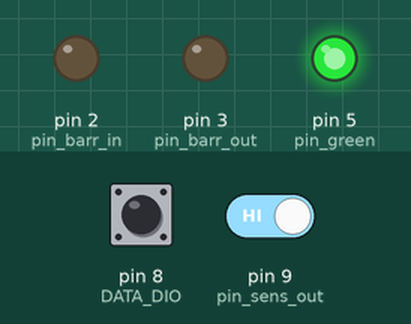
The sketch below on a simulated Arduino Uno, built with avr-gcc and run on an emulated ATmega328P. On the bench: output pins drawn as LEDs (lit = HIGH). The inputs (shaded band) are chosen by the test bench; at power-on: pin 8 (DATA_DIO) HIGH, pin 9 (pin_sens_out) HIGH. Pins used as bus, display or sensor lines are not drawn; what the sketch prints to the serial monitor is not drawn.

Above: at 1.7 s.
1.8 s: pin 8 (DATA_DIO) pulled LOW for 0.15 s
At 1.89 s:
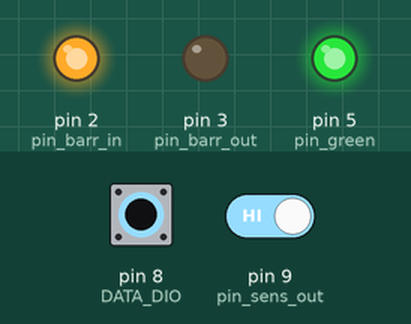
3.4 s: pin 9 (pin_sens_out) driven LOW
At 4.6 s:
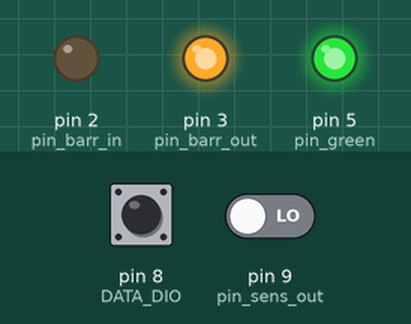
4.9 s: pin 9 (pin_sens_out) driven HIGH
At 5.7 s:
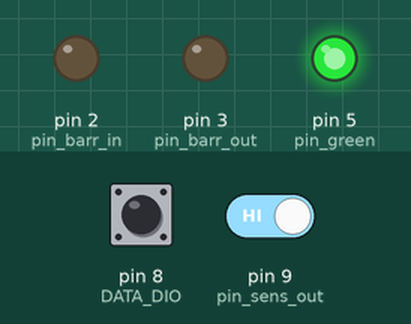
6.4 s: pin 8 (DATA_DIO) pulled LOW for 3.2 s
At 7.0 s:
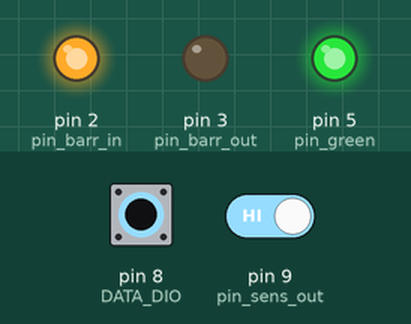
11.1 s: pin 8 (DATA_DIO) pulsed LOW 5 times (0.12 s each, 0.3 s apart)
At 12.9 s:
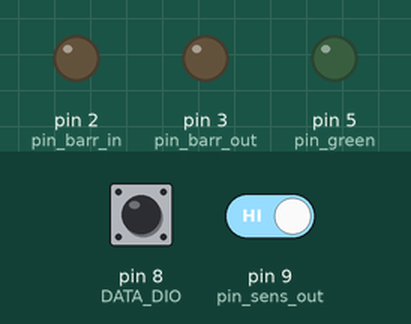
14.1 s: pin 8 (DATA_DIO) driven LOW and pin 9 (pin_sens_out) driven LOW
At 14.5 s:
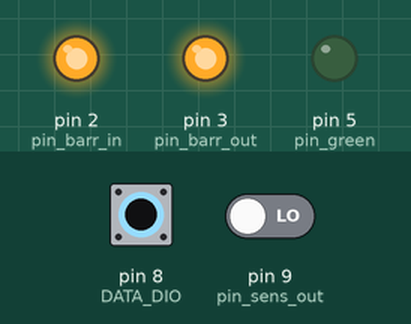
Timing chart, 0 to 16.6 s (numbered marks = the images above; inputs shaded):
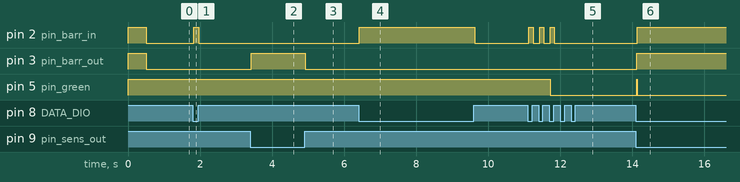

Measured:
- after the input at 1.8 s, pin 2 (pin_barr_in): LOW → HIGH at once, → LOW 0.15 s later
- after the input at 3.4 s, pin 3 (pin_barr_out): LOW → HIGH at once
- after the input at 4.9 s, pin 3 (pin_barr_out): HIGH → LOW at once
- after the input at 6.4 s, pin 2 (pin_barr_in): LOW → HIGH at once, → LOW 3.2 s later
- after the input at 11.1 s, pin 2 (pin_barr_in): alternates HIGH for 0.12 s and LOW for 0.18 s, 6 changes in all, then stays LOW, starting at once; pin 5 (pin_green): HIGH → LOW after 0.61 s
- after the input at 14.1 s, pin 2 (pin_barr_in), pin 3 (pin_barr_out): LOW → HIGH at once; pin 5 (pin_green): LOW → HIGH at once, → LOW 0.01 s later

The sketch:

LAB03A_T09_G06_AlbertoSantos_FabioMorais.ino
```cpp
/////////////////////////////////////////////////
// Sistemas e Automação                        //
// (C) FEUP paco@fe.up.pt and asousa@fe.up.pt  //
/////////////////////////////////////////////////

#include "sa.h"
#include <TimerOne.h>


// Define 8 global timers
const int total_timers  = 8;
timer_t timer[total_timers];

// To be updated by read_inputs at start of cycle - do not touch
byte sens_in;
byte sens_out;

// To be updated by write_outputs at end of cycle - do not touch
byte sign_red;
byte sign_green;
byte barr_in;
byte barr_out;


// Input PINs =====> Rectify with your own pins if needed
const int pin_sens_in   = 8;
const int pin_sens_out  = 9;

// OUTPUT PINs =====> Rectify with your own pins if needed
const int pin_green    = 5;
const int pin_red      = 4;
const int pin_barr_in  = 2;
const int pin_barr_out = 3;


// Global Variables, define additional global vars below
byte state0;
byte state1;
byte state2;
byte state3;
int  carro;
int cap = 4;        // CAPACIDADE DO PARQUE


// Run Once After Reset or PowerUp (to setup hardware, etc)
void setup()
{
  // Serial Port Speed
  Serial.begin(115200);

  // Init message
  Serial.println("(C)FEUP S&A - start init");


  // Define Input and Output Pins
  pinMode(pin_green, OUTPUT);
  pinMode(pin_red, OUTPUT);
  pinMode(pin_barr_in, OUTPUT);
  pinMode(pin_barr_out, OUTPUT);
  pinMode(pin_sens_in, INPUT_PULLUP);
  pinMode(pin_sens_out, INPUT_PULLUP);

  digitalWrite(pin_green, HIGH);
  digitalWrite(pin_red, HIGH);
  digitalWrite(pin_barr_in, HIGH);
  digitalWrite(pin_barr_out, HIGH);

  delay(500);    // Leave POST for half a second

  // Setup Timers
  timer[0].p = 20; // 2 seconds
  start_timer(timer[0]);
  timer[1].p = 50; // 5 seconds
  start_timer(timer[1]);


  digitalWrite(pin_green, LOW);
  digitalWrite(pin_red, LOW);
  digitalWrite(pin_barr_in, LOW);
  digitalWrite(pin_barr_out, LOW);


  Serial.println("Init Done...");

  state0 = 1;
  state2 = 1;
  carro  = 0;

} // End of Setup


// Update timers at start of cycle - do not touch
void refresh_timers(void)
{
 byte i;
 for(i = 0; i < total_timers; i++)
   refresh_timer(timer[i]);
} // End of refresh_timers()


// Read from pins to positive “Image_Variables” - do not touch
void read_inputs(void)
{
  if (digitalRead(pin_sens_in )==LOW) sens_in  = 1; else sens_in  = 0;
  if (digitalRead(pin_sens_out)==LOW) sens_out = 1; else sens_out = 0;
} // End of read_inputs()


// Write to pins from “Image_Variables” - do not touch
void write_outputs(void)
{
  digitalWrite(pin_green, sign_green);
  digitalWrite(pin_red, sign_red);
  digitalWrite(pin_barr_in, barr_in);
  digitalWrite(pin_barr_out, barr_out);
} // End of write_inputs


// Global Variables for Shield and S&A stuff - do not touch
long previousMicros = 0;

// Arduino Loop - do not touch
void loop()
{
  unsigned long currentMicros = micros();
  if(currentMicros - previousMicros > 10000) {   // 10 ms

    previousMicros = currentMicros;

    refresh_timers();
    read_inputs();

    loop_10ms();

    write_outputs();
  }
} // End of Arduino loop


///////////////////////////////////////////////////
///////                                     ///////
///////   Write Your Code below this line   ///////
///////                                     ///////
///////////////////////////////////////////////////


// Loop where you should write your state machine code, etc
void loop_10ms(void)
{
  // Calculate Outputs
  sign_red   = (carro  == cap);   // CAP- CAPACIDADE DO PARQUE
  sign_green = (carro  <  cap);
  barr_in    = (state1 == 1);
  barr_out   = (state3 == 1);

//Alinea A
  // Debug – print states and variables, change as you wish!
  Serial.println( " St0:"    + ((String) state0) +" St1:"   + ((String) state1)    + " St2:"    + ((String) state2) +  " St3:"    + ((String) state3) +
                  " Sens:" + ((String) sens_in  ) + ((String) sens_out ) +
                  " Sign:" + ((String) sign_green) + ((String) sign_red) +
                  " Barr:" + ((String) barr_in)   + ((String) barr_out));
   Serial.println(carro);
if((state0)&&(sens_in)&&carro<cap){     // ESTADOS DE ENTRADA- STAND BY,          CARRO> CAP, NAO PERMITE MAIS QUE A LOTAÇAO DO PARQUE
  state0=0;
  state1=1;
  carro+=1; // COUNT UP
}
if((state1)&&(!sens_in)){               //ESTADOS DE ENTRADA
  state1=0;
  state0=1;
}
if((state2)&&(sens_out)&&carro>0){      // ESTADO DE SAIDA- STAND BY,      CARRO>0, NAO PERMITE "CARROS" NEGATIVOS
  state2=0;
  state3=1;
  carro-=1; // COUNT DOWN
}
if((state3)&&(!sens_out)){            // ESTADO DE SAIDA
  state3=0;
  state2=1;
}
  // Debug – print states and variables, change as you wish!
  Serial.println( " St0:"    + ((String) state0) +" St1:"   + ((String) state1)    + " St2:"    + ((String) state2) +  " St3:"    + ((String) state3) +
                  " Sens:" + ((String) sens_in  ) + ((String) sens_out ) +
                  " Sign:" + ((String) sign_green) + ((String) sign_red) +
                  " Barr:" + ((String) barr_in)   + ((String) barr_out));
   Serial.println(carro);
} // End of loop_10ms
```

sa.h
```cpp
#ifndef sa_h
#define sa_h

#include "Arduino.h"

// Arduino pin numbers for each LED
const byte LED_PINS[] = {13, 12, 11, 10};

// Shield
#define LED_D1_PIN 13
#define LED_D2_PIN 12
#define LED_D3_PIN 11
#define LED_D4_PIN 10

// Arduino pin numbers for each Push Button
const byte BUTTON_PINS[] = {A1, A2, A3};

// Define Pins for buttons
const int sens_in_pin     = A1;  // Button
const int sens_out_pin    = A3;  // Button


void init_hardware(void);
void write_number(int value);

// Timer Stuff
typedef struct {
  unsigned long start_time;
  unsigned long p;
  byte q;
} timer_t;


#endif
```

sa.ino
```cpp
#include "sa.h"
#include <TimerOne.h>

// Define shift register pins used for seven segment display
#define LATCH_DIO 4
#define CLK_DIO 7
#define DATA_DIO 8

// Segment byte maps for numbers 0 to 9
const byte SEGMENT_MAP[] = {0xC0, 0xF9, 0xA4, 0xB0, 0x99, 0x92, 0x82, 0xF8, 0X80, 0X90};
// Byte maps to select digit 1 to 4
const byte SEGMENT_SELECT[] = {0xF1, 0xF2, 0xF4, 0xF8};

byte display_iterator;

void update_display(void)
{
  display_iterator++;
  if (display_iterator >= 4)
    display_iterator = 0;

  display_segment(display_iterator);
}

//  Set DIO pins to outputs
void init_hardware(void)
{
  pinMode(LATCH_DIO,OUTPUT);
  pinMode(CLK_DIO,OUTPUT);
  pinMode(DATA_DIO,OUTPUT);

  pinMode(LED_PINS[0], OUTPUT);
  pinMode(LED_PINS[1], OUTPUT);
  pinMode(LED_PINS[2], OUTPUT);
  pinMode(LED_PINS[3], OUTPUT);

  pinMode(BUTTON_PINS[0], INPUT);
  pinMode(BUTTON_PINS[1], INPUT);
  pinMode(BUTTON_PINS[2], INPUT);

  Timer1.initialize(1000);  // 1000 us
  Timer1.attachInterrupt(update_display); // update_display to run every 1 ms
}


// Write a decimal number between 0 and 9999 to the display
void show_number(int value)
{
  if (value > 9999) value = 9999;
  if (value < 0) value = 0;
  write_number_to_segment(0, value / 1000);
  write_number_to_segment(1, (value / 100) % 10);
  write_number_to_segment(2, (value / 10) % 10);
  write_number_to_segment(3, value % 10);
}


byte segments[4];

// Wite a decimal number between 0 and 9 to one of the 4 digits of the display
void write_number_to_segment(byte Segment, byte Value)
{
  segments[Segment] = SEGMENT_MAP[Value];
}

void display_segment(byte Segment)
{
  digitalWrite(LATCH_DIO,LOW);
  shiftOut(DATA_DIO, CLK_DIO, MSBFIRST, segments[Segment]);
  shiftOut(DATA_DIO, CLK_DIO, MSBFIRST, SEGMENT_SELECT[Segment]);
  digitalWrite(LATCH_DIO,HIGH);
}

// Wite a decimal number between 0 and 9 to one of the 4 digits of the display
void show_bits_in_segment(byte Segment, byte bits)
{
  segments[Segment] = ~bits;
}

// Bit Maping:
//
//   -0-
//  5   1
//   -6-
//  4   2
//   -3-


// Timer Part
void start_timer(timer_t& T)
{
  T.start_time = millis();
  refresh_timer(T);
}


byte refresh_timer(timer_t& T)
{
  if(millis() - T.start_time > T.p * 100)
    T.q = 1;
  else
    T.q = 0;
}
```
